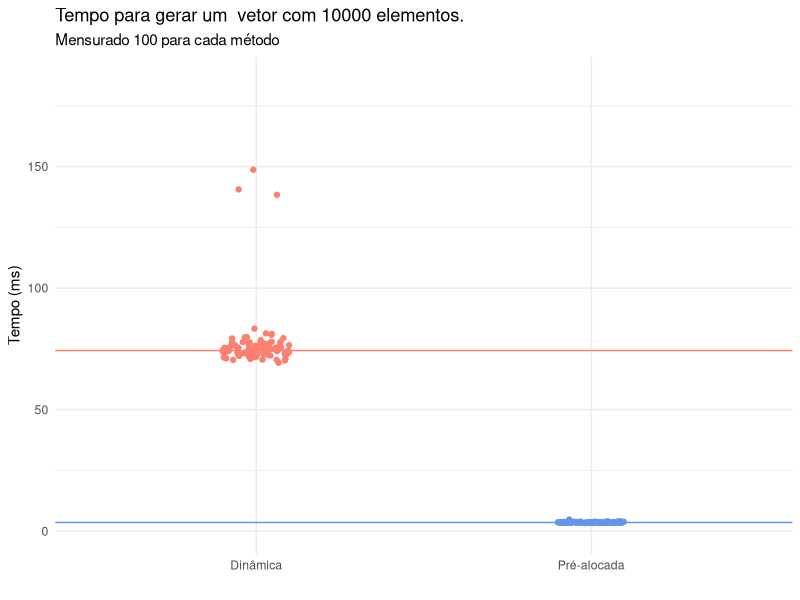
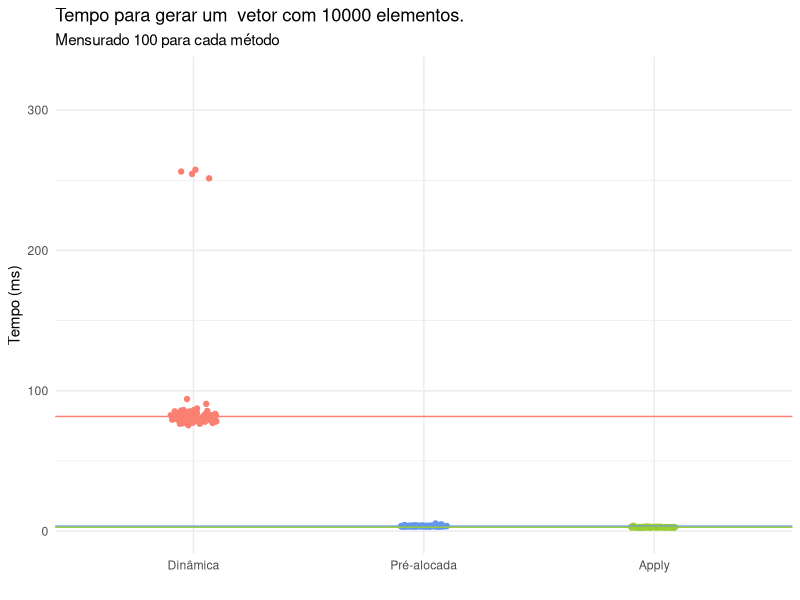

Write R code to recreate these figures, in order.
## ---- chunk 1

library(lobstr)
library(microbenchmark)
library(ggplot2)
## ---- chunk 2
out <- c()
for (i in 1:4) {
  out <- c(out, i)
  print(out)}
## ---- chunk 3
out <- c()
for (i in 1:4) {
  out <- c(out, i)
  cat('It', i, '| memory address:', lobstr::obj_addr(out), '\n')}
## ---- chunk 4
out <- rep(NA, 4)
for (i in 1:5) {
  out[i] <- i
  cat('It', i, '| memory address:', lobstr::obj_addr(out), '\n')}
## ---- chunk 5
n <- 10000

for_loop_timing <- microbenchmark(

  'Dinâmica' = {
    out <- c()
    for (i in 1:n) { out <- c(out, i) }
  },
  'Pré-alocada' = {
    out <- rep(NA, n)
    for (i in 1:n) { out[i] <- i }
  },
  times = 100
)

## ---- chunk 6

for_medians <- summary(for_loop_timing, unit = 'ms')$median
for_loop_timing$time_ms <- for_loop_timing$time / 1000000

ggplot(for_loop_timing, aes(x = expr, y = time_ms, color = expr)) +
  geom_jitter(width = .1) +
  labs(x = '', y = 'Tempo (ms)',
       title = 'Tempo para gerar um  vetor com 10000 elementos.',
       subtitle = 'Mensurado 100 para cada método',
       ) +
  ylim(0, max(for_loop_timing$time_ms) * 1.25) +
  geom_hline(yintercept = for_medians, color = c('salmon', 'cornflowerblue')) +
  theme_minimal() +
  theme(legend.position = 'none') +
  scale_color_manual(values = c('salmon', 'cornflowerblue'))

## ---- chunk 7
#| code-line-numbers: "11,12,13"

for_loop_timing <- microbenchmark(

  'Dinâmica' = {
    out <- c()
    for (i in 1:n) { out <- c(out, i) }
  },
  'Pré-alocada' = {
    out <- rep(NA, n)
    for (i in 1:n) { out[i] <- i }
  },
  'Apply' = {
    out <- lapply(1:n, function(x) x)
  },

  times = 100
)

## ---- chunk 8

for_medians <- summary(for_loop_timing, unit = 'ms')$median
for_loop_timing$time_ms <- for_loop_timing$time / 1000000

ggplot(for_loop_timing, aes(x = expr, y = time_ms, color = expr)) +
  geom_jitter(width = .1) +
  labs(x = '', y = 'Tempo (ms)',
       title = 'Tempo para gerar um  vetor com 10000 elementos.',
       subtitle = 'Mensurado 100 para cada método',
       ) +
  ylim(0, max(for_loop_timing$time_ms) * 1.25) +
  geom_hline(yintercept = for_medians, color = c('salmon', 'cornflowerblue', 'yellowgreen')) +
  theme_minimal() +
  theme(legend.position = 'none') +
  scale_color_manual(values = c('salmon', 'cornflowerblue', 'yellowgreen'))
